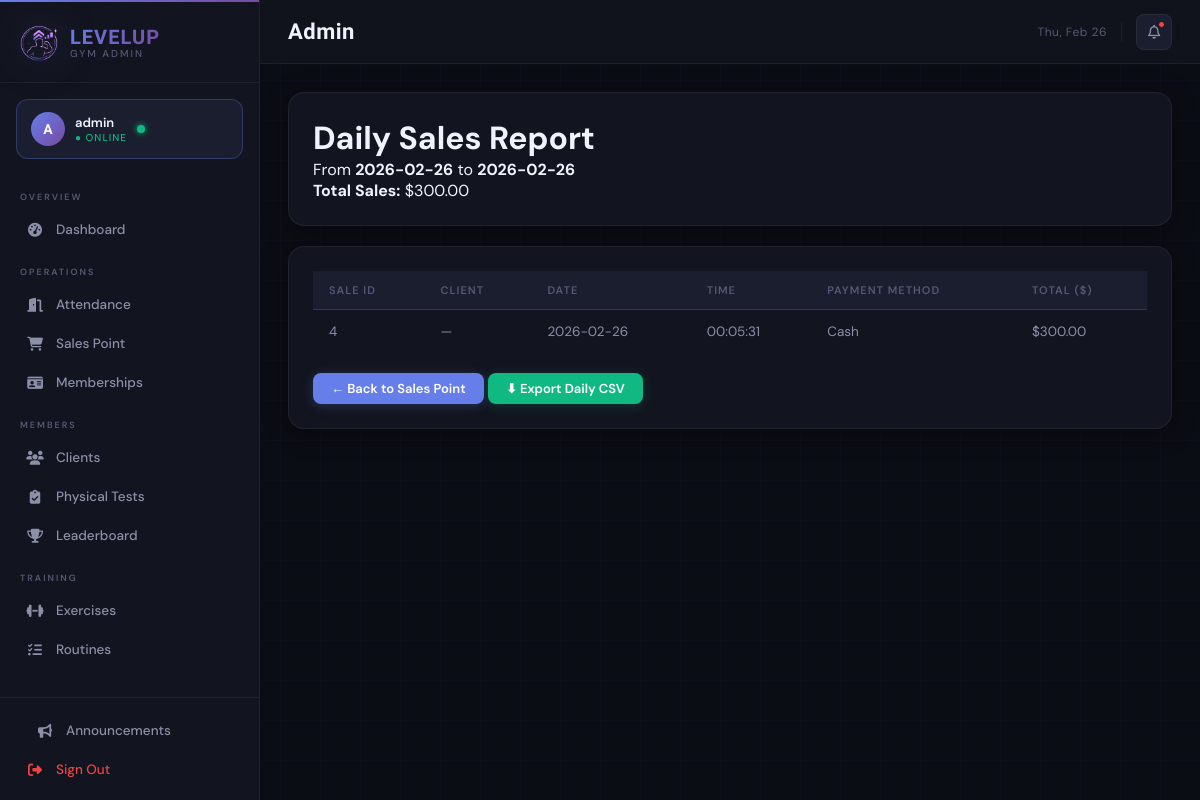
Page /admin/salespoint/report/daily (signed in) on the earlier database version.
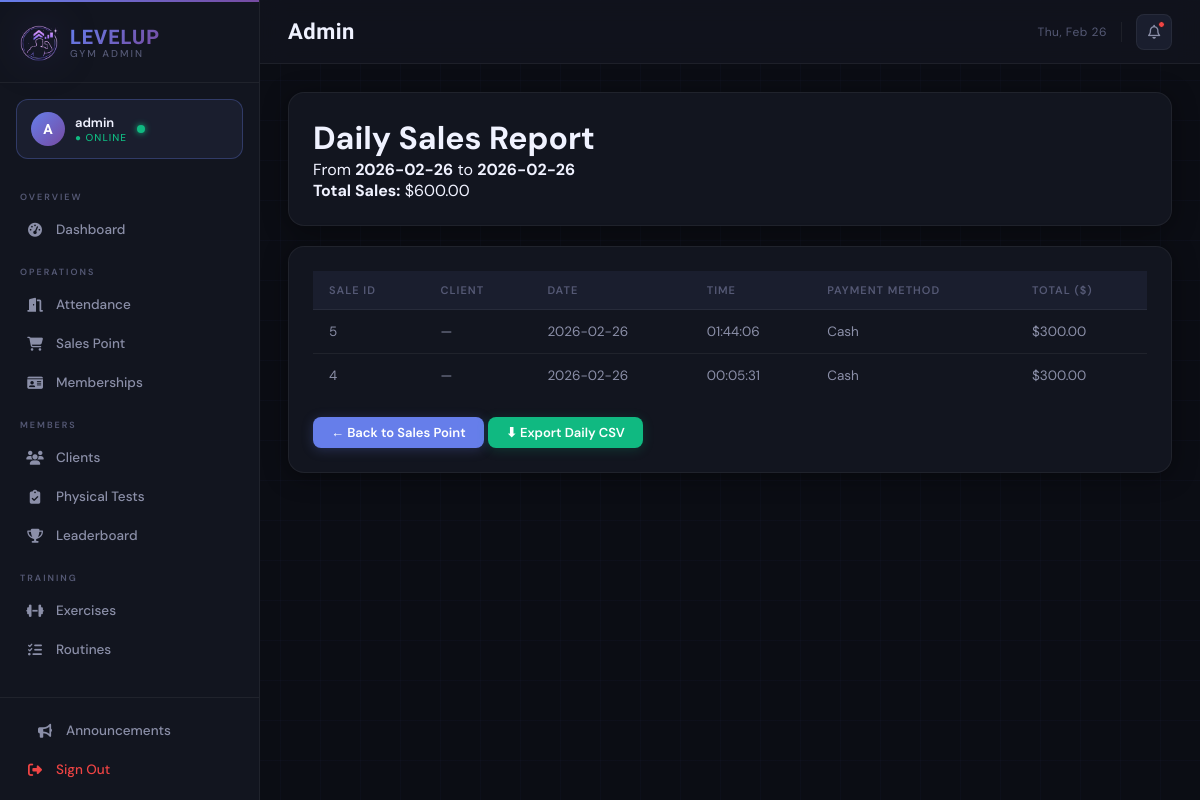
Same page on the later database version.
### tables this page shows
CREATE TABLE sales (
            sale_id INTEGER PRIMARY KEY AUTOINCREMENT,
            cashier_id INTEGER, -- opcional, referencia a admin user
            total_cents INTEGER NOT NULL,
            payment_type TEXT NOT NULL, -- 'cash'|'card'
            paid_cents INTEGER NOT NULL,
            change_cents INTEGER NOT NULL,
            created_at TEXT NOT NULL
        );

### main.py (the view)
@app.route("/admin/salespoint/report/<period>")
@admin_required
def admin_sales_report(period):
    report = sales_ctrl.get_sales_report(period)
    return render_template("admin/sales_report.html", report=report)

### database/db_manager.py (called while the page is built)
    def connect(self):
        self.conn = sqlite3.connect(self.db_name)
        self.conn.row_factory = sqlite3.Row  # Access columns by name
        self.cursor = self.conn.cursor()

    def disconnect(self):
        if self.conn:
            self.conn.close()

    def execute_query(self, query, params=None):
        self.connect()
        if params:
            self.cursor.execute(query, params)
        else:
            self.cursor.execute(query)
        results = self.cursor.fetchall()
        self.disconnect()
        return results

### main.py (called while the page is built)
def admin_required(f):
    @wraps(f)
    def decorated_function(*args, **kwargs):
        if 'admin_logged_in' not in session:
            return redirect(url_for('admin_login'))
        return f(*args, **kwargs)
    return decorated_function

### templates/admin/sales_report.html (shortened to what this page needs)
{% extends "admin/base.html" %}
{% block content %}
<div class="card">
  <h1>{{ report.period }} Sales Report</h1>
  <p>From <strong>{{ report.start_date }}</strong> to <strong>{{ report.end_date }}</strong></p>
  <p><strong>Total Sales:</strong> ${{ '%.2f' % report.total_sales }}</p>
</div>
<div class="card">
    <table>
    <thead>
        <tr>
        <th>Sale ID</th>
        <th>Client</th>
        <th>Date</th>
        <th>Time</th>
        <th>Payment Method</th>
        <th>Total ($)</th>
        </tr>
    </thead>
    <tbody>
        {% for row in report.records %}
        <tr>
        <td>{{ row.sale_id }}</td>
        <td>{{ row.client_name or '—' }}</td>
        <td>{{ row.sale_date }}</td>
        <td>{{ row.sale_time }}</td>
        <td>{{ row.payment_type|capitalize }}</td>
        <td>${{ '%.2f' % (row.total_cents / 100) }}</td>
        </tr>
        {% endfor %}
    </tbody>
    </table>
    <div style="margin-top: 20px;">
        <a href="{{ url_for('admin_salespoint') }}" class="btn btn-primary">← Back to Sales Point</a>
        {% if report.period == 'Daily' %}
            <a href="{{ url_for('admin_export_sales_report', period='daily') }}" class="btn btn-success">⬇ Export Daily CSV</a>
        {% elif report.period == 'Weekly' %}
            <a href="{{ url_for('admin_export_sales_report', period='weekly') }}" class="btn btn-success">⬇ Export Weekly CSV</a>
        {% else %}
            <a href="{{ url_for('admin_export_sales_report', period='monthly') }}" class="btn btn-success">⬇ Export Monthly CSV</a>
        {% endif %}
    </div>
</div>
{% endblock %}

Differences in the rows shown:
added sales: sale_id "5", client_name "—", sale_date "2026-02-26", sale_time "01:44:06", payment_type "Cash", row.total_cents/100 "300.00"
Other differences:
{{ '%.2f' % report.total_sales }}: "300.00" → "600.00"
